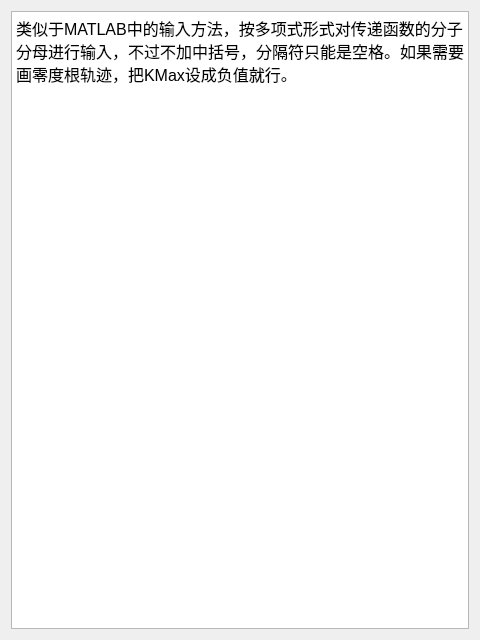
<?xml version="1.0" encoding="UTF-8"?>
<ui version="4.0">
 <class>Form</class>
 <widget class="QWidget" name="Form">
  <property name="geometry">
   <rect>
    <x>0</x>
    <y>0</y>
    <width>480</width>
    <height>640</height>
   </rect>
  </property>
  <property name="windowTitle">
   <string>Form</string>
  </property>
  <layout class="QGridLayout" name="gridLayout">
   <item row="0" column="0">
    <widget class="QTextBrowser" name="textBrowser">
     <property name="html">
      <string>&lt;!DOCTYPE HTML PUBLIC &quot;-//W3C//DTD HTML 4.0//EN&quot; &quot;http://www.w3.org/TR/REC-html40/strict.dtd&quot;&gt;
&lt;html&gt;&lt;head&gt;&lt;meta name=&quot;qrichtext&quot; content=&quot;1&quot; /&gt;&lt;style type=&quot;text/css&quot;&gt;
p, li { white-space: pre-wrap; }
&lt;/style&gt;&lt;/head&gt;&lt;body style=&quot; font-family:'SimSun'; font-size:9pt; font-weight:400; font-style:normal;&quot;&gt;
&lt;p style=&quot; margin-top:12px; margin-bottom:12px; margin-left:0px; margin-right:0px; -qt-block-indent:0; text-indent:0px;&quot;&gt;&lt;span style=&quot; font-size:12pt;&quot;&gt;类似于MATLAB中的输入方法，按多项式形式对传递函数的分子分母进行输入，不过不加中括号，分隔符只能是空格。如果需要画零度根轨迹，把KMax设成负值就行。&lt;/span&gt;&lt;/p&gt;
&lt;p style=&quot; margin-top:12px; margin-bottom:12px; margin-left:0px; margin-right:0px; -qt-block-indent:0; text-indent:0px;&quot;&gt;&lt;img src=&quot;:/QR.png&quot; height=&quot;640&quot; /&gt;&lt;/p&gt;&lt;/body&gt;&lt;/html&gt;</string>
     </property>
    </widget>
   </item>
  </layout>
 </widget>
 <resources/>
 <connections/>
</ui>
